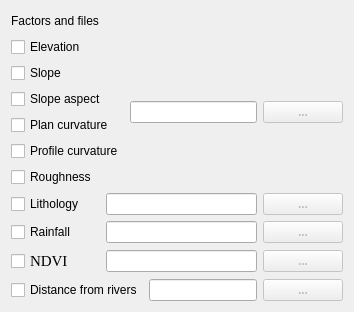
        <widget class="QWidget" name="tabWidget_2Page1">
         <attribute name="title">
          <string>Factor selection</string>
         </attribute>
         <layout class="QVBoxLayout" name="verticalLayout_5">
          <item>
           <layout class="QHBoxLayout" name="horizontalLayout_11">
            <item>
             <widget class="QLabel" name="label_4">
              <property name="maximumSize">
               <size>
                <width>16777215</width>
                <height>33</height>
               </size>
              </property>
              <property name="text">
               <string>Factors and files</string>
              </property>
             </widget>
            </item>
            <item>
             <spacer name="horizontalSpacer_5">
              <property name="orientation">
               <enum>Qt::Horizontal</enum>
              </property>
              <property name="sizeType">
               <enum>QSizePolicy::Expanding</enum>
              </property>
              <property name="sizeHint" stdset="0">
               <size>
                <width>40</width>
                <height>20</height>
               </size>
              </property>
             </spacer>
            </item>
           </layout>
          </item>
          <item>
           <layout class="QHBoxLayout" name="horizontalLayout_6">
            <item>
             <layout class="QVBoxLayout" name="verticalLayout_9">
              <item>
               <widget class="QCheckBox" name="checkBox">
                <property name="enabled">
                 <bool>true</bool>
                </property>
                <property name="sizePolicy">
                 <sizepolicy hsizetype="Minimum" vsizetype="Fixed">
                  <horstretch>0</horstretch>
                  <verstretch>0</verstretch>
                 </sizepolicy>
                </property>
                <property name="minimumSize">
                 <size>
                  <width>50</width>
                  <height>0</height>
                 </size>
                </property>
                <property name="maximumSize">
                 <size>
                  <width>89</width>
                  <height>16777215</height>
                 </size>
                </property>
                <property name="text">
                 <string>Elevation</string>
                </property>
               </widget>
              </item>
              <item>
               <widget class="QCheckBox" name="checkBox_2">
                <property name="sizePolicy">
                 <sizepolicy hsizetype="Minimum" vsizetype="Fixed">
                  <horstretch>0</horstretch>
                  <verstretch>0</verstretch>
                 </sizepolicy>
                </property>
                <property name="minimumSize">
                 <size>
                  <width>50</width>
                  <height>0</height>
                 </size>
                </property>
                <property name="text">
                 <string>Slope</string>
                </property>
               </widget>
              </item>
              <item>
               <widget class="QCheckBox" name="checkBox_3">
                <property name="sizePolicy">
                 <sizepolicy hsizetype="Minimum" vsizetype="Fixed">
                  <horstretch>0</horstretch>
                  <verstretch>0</verstretch>
                 </sizepolicy>
                </property>
                <property name="minimumSize">
                 <size>
                  <width>50</width>
                  <height>0</height>
                 </size>
                </property>
                <property name="text">
                 <string>Slope aspect</string>
                </property>
               </widget>
              </item>
              <item>
               <widget class="QCheckBox" name="checkBox_16">
                <property name="text">
                 <string>Plan curvature</string>
                </property>
               </widget>
              </item>
              <item>
               <widget class="QCheckBox" name="checkBox_4">
                <property name="sizePolicy">
                 <sizepolicy hsizetype="Minimum" vsizetype="Fixed">
                  <horstretch>0</horstretch>
                  <verstretch>0</verstretch>
                 </sizepolicy>
                </property>
                <property name="minimumSize">
                 <size>
                  <width>80</width>
                  <height>0</height>
                 </size>
                </property>
                <property name="text">
                 <string>Profile curvature</string>
                </property>
               </widget>
              </item>
              <item>
               <widget class="QCheckBox" name="checkBox_14">
                <property name="text">
                 <string>Roughness</string>
                </property>
               </widget>
              </item>
             </layout>
            </item>
            <item>
             <widget class="QLineEdit" name="lineEdit_2"/>
            </item>
            <item>
             <widget class="QPushButton" name="pushButton_2">
              <property name="enabled">
               <bool>false</bool>
              </property>
              <property name="font">
               <font>
                <weight>75</weight>
                <bold>true</bold>
               </font>
              </property>
              <property name="text">
               <string>...</string>
              </property>
             </widget>
            </item>
           </layout>
          </item>
          <item>
           <layout class="QHBoxLayout" name="horizontalLayout_10">
            <item>
             <widget class="QCheckBox" name="checkBox_5">
              <property name="sizePolicy">
               <sizepolicy hsizetype="Fixed" vsizetype="Fixed">
                <horstretch>0</horstretch>
                <verstretch>0</verstretch>
               </sizepolicy>
              </property>
              <property name="minimumSize">
               <size>
                <width>89</width>
                <height>0</height>
               </size>
              </property>
              <property name="text">
               <string>Lithology</string>
              </property>
             </widget>
            </item>
            <item>
             <widget class="QLineEdit" name="lineEdit_3"/>
            </item>
            <item>
             <widget class="QPushButton" name="pushButton_3">
              <property name="enabled">
               <bool>false</bool>
              </property>
              <property name="font">
               <font>
                <weight>75</weight>
                <bold>true</bold>
               </font>
              </property>
              <property name="text">
               <string>...</string>
              </property>
             </widget>
            </item>
           </layout>
          </item>
          <item>
           <layout class="QHBoxLayout" name="horizontalLayout_9">
            <item>
             <widget class="QCheckBox" name="checkBox_7">
              <property name="sizePolicy">
               <sizepolicy hsizetype="Fixed" vsizetype="Fixed">
                <horstretch>0</horstretch>
                <verstretch>0</verstretch>
               </sizepolicy>
              </property>
              <property name="minimumSize">
               <size>
                <width>89</width>
                <height>0</height>
               </size>
              </property>
              <property name="text">
               <string>Rainfall</string>
              </property>
             </widget>
            </item>
            <item>
             <widget class="QLineEdit" name="lineEdit_4"/>
            </item>
            <item>
             <widget class="QPushButton" name="pushButton_4">
              <property name="enabled">
               <bool>false</bool>
              </property>
              <property name="font">
               <font>
                <weight>75</weight>
                <bold>true</bold>
               </font>
              </property>
              <property name="text">
               <string>...</string>
              </property>
             </widget>
            </item>
           </layout>
          </item>
          <item>
           <layout class="QHBoxLayout" name="horizontalLayout_8">
            <item>
             <widget class="QCheckBox" name="checkBox_6">
              <property name="sizePolicy">
               <sizepolicy hsizetype="Fixed" vsizetype="Fixed">
                <horstretch>0</horstretch>
                <verstretch>0</verstretch>
               </sizepolicy>
              </property>
              <property name="minimumSize">
               <size>
                <width>89</width>
                <height>0</height>
               </size>
              </property>
              <property name="font">
               <font>
                <family>Times New Roman</family>
                <pointsize>11</pointsize>
               </font>
              </property>
              <property name="text">
               <string>NDVI</string>
              </property>
             </widget>
            </item>
            <item>
             <widget class="QLineEdit" name="lineEdit_5"/>
            </item>
            <item>
             <widget class="QPushButton" name="pushButton_5">
              <property name="enabled">
               <bool>false</bool>
              </property>
              <property name="font">
               <font>
                <weight>75</weight>
                <bold>true</bold>
               </font>
              </property>
              <property name="text">
               <string>...</string>
              </property>
             </widget>
            </item>
           </layout>
          </item>
          <item>
           <layout class="QHBoxLayout" name="horizontalLayout_7">
            <item>
             <widget class="QCheckBox" name="checkBox_8">
              <property name="sizePolicy">
               <sizepolicy hsizetype="Fixed" vsizetype="Fixed">
                <horstretch>0</horstretch>
                <verstretch>0</verstretch>
               </sizepolicy>
              </property>
              <property name="minimumSize">
               <size>
                <width>89</width>
                <height>0</height>
               </size>
              </property>
              <property name="text">
               <string>Distance from rivers</string>
              </property>
             </widget>
            </item>
            <item>
             <widget class="QLineEdit" name="lineEdit_6"/>
            </item>
            <item>
             <widget class="QPushButton" name="pushButton_6">
              <property name="enabled">
               <bool>false</bool>
              </property>
              <property name="font">
               <font>
                <weight>75</weight>
                <bold>true</bold>
               </font>
              </property>
              <property name="text">
               <string>...</string>
              </property>
             </widget>
            </item>
           </layout>
          </item>
         </layout>
        </widget>
